Frame 1 (no input): blank canvas, image omitted
Frame 60 (the mouse pressed at the canvas centre just before this capture): blank canvas, image omitted
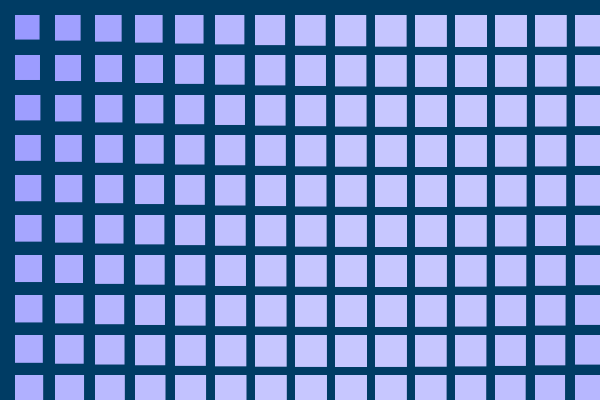
Frame 120 (the mouse held since frame 60 and released just before this capture)

The Processing sketch whose frames 1 and 60 were blank and that drew this single picture after the mouse press (run headless with seeded random() and noise(); from frame 60 on, the mouse is pressed at the canvas centre):

// Processing sketch: processing_91231
// ── processing_91231.pde



void setup() {
  size(600, 400);
  noStroke();
}

void draw() {
  background(0,60,100);

  for (int i=15; i<width; i+=40) {       
    for (int j=15; j<height; j+=40) {
      float d=(sin((i+j*0.4)/mouseX)+3);
      fill(d*50,d*50,d*90);
     rect(i, j, d*8, d*8);
    }
  }
} 
